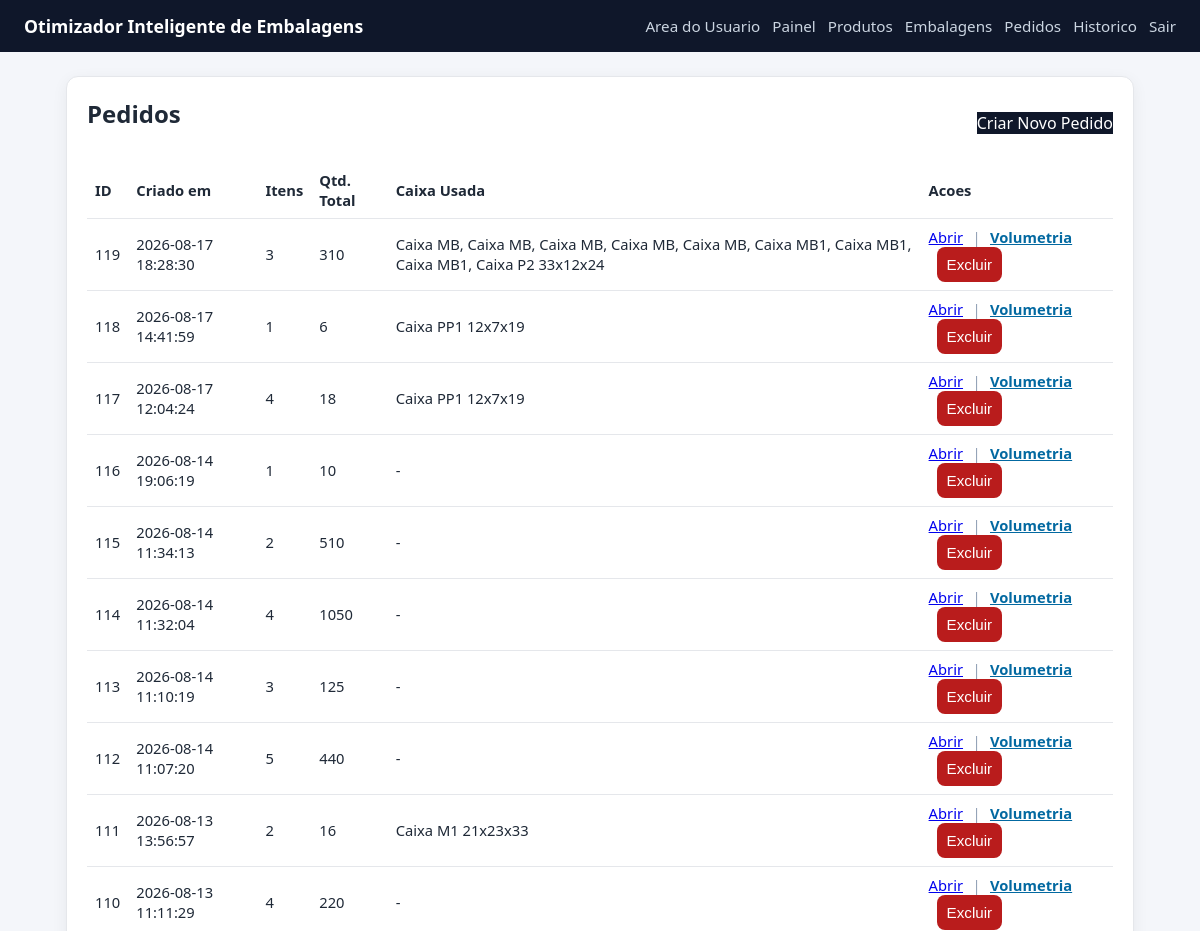
The page /orders (signed in, upper part) on the database as committed earlier.
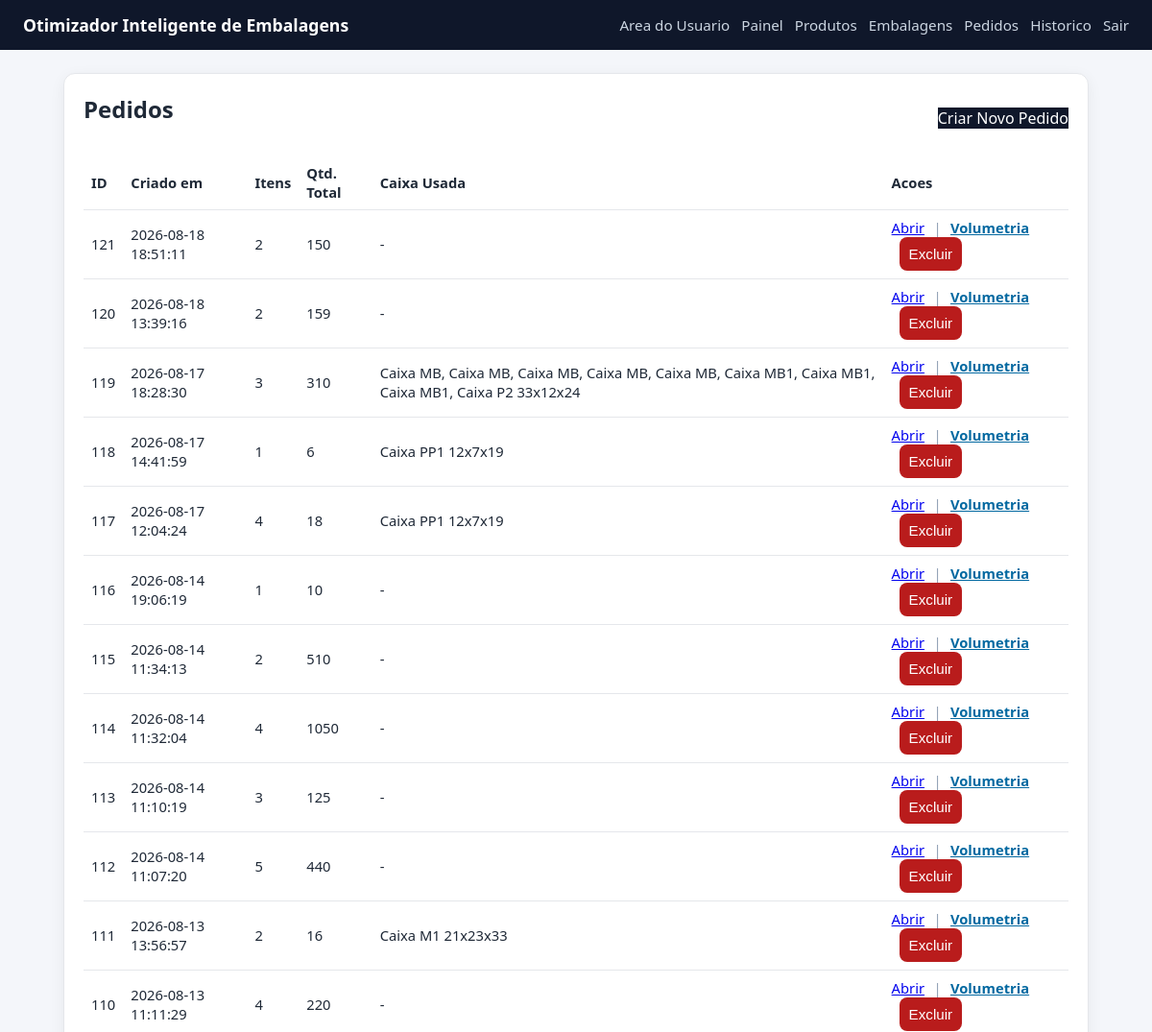
The same page on the database as committed later.
### tables this page shows
CREATE TABLE orders (
                id INTEGER PRIMARY KEY AUTOINCREMENT,
                created_at TEXT NOT NULL DEFAULT CURRENT_TIMESTAMP
            );

### app_volum.py (the view)
@app.route("/orders", methods=["GET"])
@admin_required
def orders():
    rows = list_orders(DB_PATH)
    return render_template("orders.html", orders=rows)

### app_volum.py (called while the page is built)
def admin_required(view_func):
    @wraps(view_func)
    def _wrapped(*args, **kwargs):
        if not session.get("is_admin"):
            next_url = request.path
            return redirect(url_for("admin_login", next=next_url))
        return view_func(*args, **kwargs)
    return _wrapped

### database.py (called while the page is built)
def get_connection(db_path):
    conn = sqlite3.connect(db_path)
    conn.row_factory = sqlite3.Row
    return conn

### templates/orders.html
{% extends 'base.html' %}
{% block content %}
<section class="card">
    <div class="row-between">
        <h2>Pedidos</h2>
        <a class="btn" href="{{ url_for('order_new') }}">Criar Novo Pedido</a>
    </div>
    <table>
        <thead>
            <tr><th>ID</th><th>Criado em</th><th>Itens</th><th>Qtd. Total</th><th>Caixa Usada</th><th>Acoes</th></tr>
        </thead>
        <tbody>
        {% for o in orders %}
            <tr>
                <td>{{ o['id'] }}</td>
                <td>{{ o['created_at'] }}</td>
                <td>{{ o['line_count'] }}</td>
                <td>{{ o['total_units'] }}</td>
                <td>{{ o['used_box_name'] or '-' }}</td>
                <td>
                    <a href="{{ url_for('order_detail', id=o['id']) }}">Abrir</a>
                    <span style="margin: 0 0.35rem; color:#94a3b8;">|</span>
                    <a href="{{ url_for('order_volumetry', order_id=o['id']) }}" style="color:#0369a1; font-weight:600;">Volumetria</a>
                    <form method="post" action="{{ url_for('order_delete', order_id=o['id']) }}" style="display:inline; margin-left: 0.5rem;" onsubmit="return confirm('Tem certeza que deseja excluir este pedido?');">
                        <button type="submit" style="background:#b91c1c;">Excluir</button>
                    </form>
                </td>
            </tr>
        {% else %}
            <tr><td colspan="6">Nenhum pedido cadastrado.</td></tr>
        {% endfor %}
        </tbody>
    </table>
</section>
{% endblock %}

### templates/base.html (shortened to what this page needs)
<!doctype html>
<html lang="pt-BR">
<head>
    <link rel="stylesheet" href="{{ url_for('static', filename='style.css') }}">
</head>
<body>
    <header class="topbar">
        <h1>Otimizador Inteligente de Embalagens</h1>
        <nav>
            <a href="{{ url_for('user_upload') }}">Area do Usuario</a>
            {% if session.get('is_admin') %}
                <a href="{{ url_for('admin_dashboard') }}">Painel</a>
                <a href="{{ url_for('products') }}">Produtos</a>
                <a href="{{ url_for('boxes') }}">Embalagens</a>
                <a href="{{ url_for('orders') }}">Pedidos</a>
                <a href="{{ url_for('history') }}">Historico</a>
                <a href="{{ url_for('admin_logout') }}">Sair</a>
            {% else %}
                <a href="{{ url_for('admin_login') }}">Acesso Admin</a>
            {% endif %}
        </nav>
    </header>
    <main class="container">
        {% block content %}{% endblock %}
    </main>
</body>
</html>

### static/style.css (style rules this page uses)
* { box-sizing: border-box; }
body { margin: 0; font-family: Segoe UI, Tahoma, sans-serif; background: #f4f6fa; color: #1f2937; }
.topbar { background: #0f172a; color: #fff; padding: 14px 24px; display: flex; justify-content: space-between; align-items: center; gap: 16px; flex-wrap: wrap; }
.topbar h1 { margin: 0; font-size: 1.1rem; }
.topbar nav { display: flex; gap: 12px; flex-wrap: wrap; }
.topbar nav a { color: #cbd5e1; text-decoration: none; font-size: 0.95rem; }
.container { max-width: 1100px; margin: 24px auto; padding: 0 16px; }
.card { background: #fff; border-radius: 12px; padding: 20px; border: 1px solid #e5e7eb; box-shadow: 0 4px 16px rgba(15, 23, 42, 0.06); margin-bottom: 18px; }
h2, h3 { margin-top: 0; }
input, select, button { padding: 9px 10px; border-radius: 8px; border: 1px solid #d1d5db; font-size: 0.95rem; }
button, .btn { background: #0f172a; color: #fff; border: 0; cursor: pointer; text-decoration: none; display: inline-block; }
table { width: 100%; border-collapse: collapse; margin-top: 12px; }
th, td { border-bottom: 1px solid #e5e7eb; text-align: left; padding: 8px; font-size: 0.92rem; }
.row-between { display: flex; justify-content: space-between; align-items: center; gap: 12px; flex-wrap: wrap; }

Rows that differ between the two databases and show on the page:
added orders: id "121", created_at "2026-08-18 18:51:11", line_count "2", total_units "150", o "-"
added orders: id "120", created_at "2026-08-18 13:39:16", line_count "2", total_units "159", o "-"
